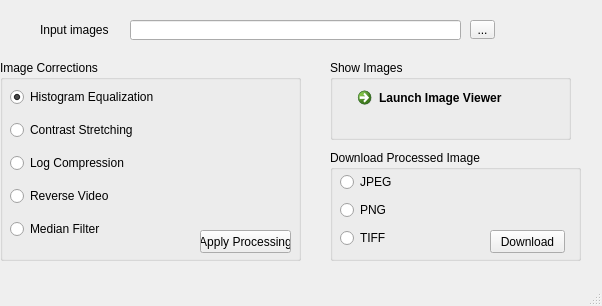
<?xml version="1.0" encoding="UTF-8"?>
<ui version="4.0">
 <class>MainWindow</class>
 <widget class="QMainWindow" name="MainWindow">
  <property name="geometry">
   <rect>
    <x>0</x>
    <y>0</y>
    <width>602</width>
    <height>306</height>
   </rect>
  </property>
  <property name="windowTitle">
   <string>MainWindow</string>
  </property>
  <widget class="QWidget" name="centralwidget">
   <widget class="QGroupBox" name="groupBox">
    <property name="geometry">
     <rect>
      <x>0</x>
      <y>60</y>
      <width>301</width>
      <height>201</height>
     </rect>
    </property>
    <property name="title">
     <string>Image Corrections</string>
    </property>
    <widget class="QWidget" name="verticalLayoutWidget">
     <property name="geometry">
      <rect>
       <x>10</x>
       <y>20</y>
       <width>171</width>
       <height>171</height>
      </rect>
     </property>
     <layout class="QVBoxLayout" name="verticalLayout">
      <item>
       <widget class="QRadioButton" name="radioButton">
        <property name="text">
         <string>Histogram Equalization</string>
        </property>
        <property name="checked">
         <bool>true</bool>
        </property>
        <attribute name="buttonGroup">
         <string notr="true">buttonGroup</string>
        </attribute>
       </widget>
      </item>
      <item>
       <widget class="QRadioButton" name="radioButton_3">
        <property name="text">
         <string>Contrast Stretching</string>
        </property>
        <attribute name="buttonGroup">
         <string notr="true">buttonGroup</string>
        </attribute>
       </widget>
      </item>
      <item>
       <widget class="QRadioButton" name="radioButton_4">
        <property name="text">
         <string>Log Compression</string>
        </property>
        <attribute name="buttonGroup">
         <string notr="true">buttonGroup</string>
        </attribute>
       </widget>
      </item>
      <item>
       <widget class="QRadioButton" name="radioButton_2">
        <property name="text">
         <string>Reverse Video</string>
        </property>
        <attribute name="buttonGroup">
         <string notr="true">buttonGroup</string>
        </attribute>
       </widget>
      </item>
      <item>
       <widget class="QRadioButton" name="radioButton_5">
        <property name="text">
         <string>Median Filter</string>
        </property>
        <attribute name="buttonGroup">
         <string notr="true">buttonGroup</string>
        </attribute>
       </widget>
      </item>
     </layout>
    </widget>
    <widget class="QPushButton" name="pushButton">
     <property name="geometry">
      <rect>
       <x>200</x>
       <y>170</y>
       <width>91</width>
       <height>23</height>
      </rect>
     </property>
     <property name="text">
      <string>Apply Processing</string>
     </property>
    </widget>
   </widget>
   <widget class="QToolButton" name="toolButton">
    <property name="geometry">
     <rect>
      <x>470</x>
      <y>20</y>
      <width>25</width>
      <height>19</height>
     </rect>
    </property>
    <property name="text">
     <string>...</string>
    </property>
   </widget>
   <widget class="QLineEdit" name="lineEdit">
    <property name="geometry">
     <rect>
      <x>130</x>
      <y>20</y>
      <width>331</width>
      <height>20</height>
     </rect>
    </property>
   </widget>
   <widget class="QGroupBox" name="groupBox_2">
    <property name="geometry">
     <rect>
      <x>330</x>
      <y>60</y>
      <width>241</width>
      <height>80</height>
     </rect>
    </property>
    <property name="title">
     <string>Show Images</string>
    </property>
    <widget class="QCommandLinkButton" name="commandLinkButton">
     <property name="geometry">
      <rect>
       <x>20</x>
       <y>20</y>
       <width>185</width>
       <height>41</height>
      </rect>
     </property>
     <property name="text">
      <string>Launch Image Viewer</string>
     </property>
    </widget>
   </widget>
   <widget class="QGroupBox" name="groupBox_3">
    <property name="geometry">
     <rect>
      <x>330</x>
      <y>150</y>
      <width>251</width>
      <height>111</height>
     </rect>
    </property>
    <property name="title">
     <string>Download Processed Image</string>
    </property>
    <widget class="QWidget" name="verticalLayoutWidget_3">
     <property name="geometry">
      <rect>
       <x>10</x>
       <y>20</y>
       <width>131</width>
       <height>80</height>
      </rect>
     </property>
     <layout class="QVBoxLayout" name="verticalLayout_3">
      <item>
       <widget class="QRadioButton" name="radioButton_12">
        <property name="text">
         <string>JPEG</string>
        </property>
       </widget>
      </item>
      <item>
       <widget class="QRadioButton" name="radioButton_13">
        <property name="text">
         <string>PNG</string>
        </property>
       </widget>
      </item>
      <item>
       <widget class="QRadioButton" name="radioButton_11">
        <property name="text">
         <string>TIFF</string>
        </property>
       </widget>
      </item>
     </layout>
    </widget>
    <widget class="QPushButton" name="pushButton_3">
     <property name="geometry">
      <rect>
       <x>160</x>
       <y>80</y>
       <width>75</width>
       <height>23</height>
      </rect>
     </property>
     <property name="text">
      <string>Download</string>
     </property>
    </widget>
   </widget>
   <widget class="QLabel" name="label">
    <property name="geometry">
     <rect>
      <x>40</x>
      <y>20</y>
      <width>71</width>
      <height>20</height>
     </rect>
    </property>
    <property name="text">
     <string>Input images</string>
    </property>
   </widget>
  </widget>
  <widget class="QMenuBar" name="menubar">
   <property name="geometry">
    <rect>
     <x>0</x>
     <y>0</y>
     <width>602</width>
     <height>21</height>
    </rect>
   </property>
  </widget>
  <widget class="QStatusBar" name="statusbar"/>
 </widget>
 <resources/>
 <connections/>
 <buttongroups>
  <buttongroup name="buttonGroup"/>
 </buttongroups>
</ui>
